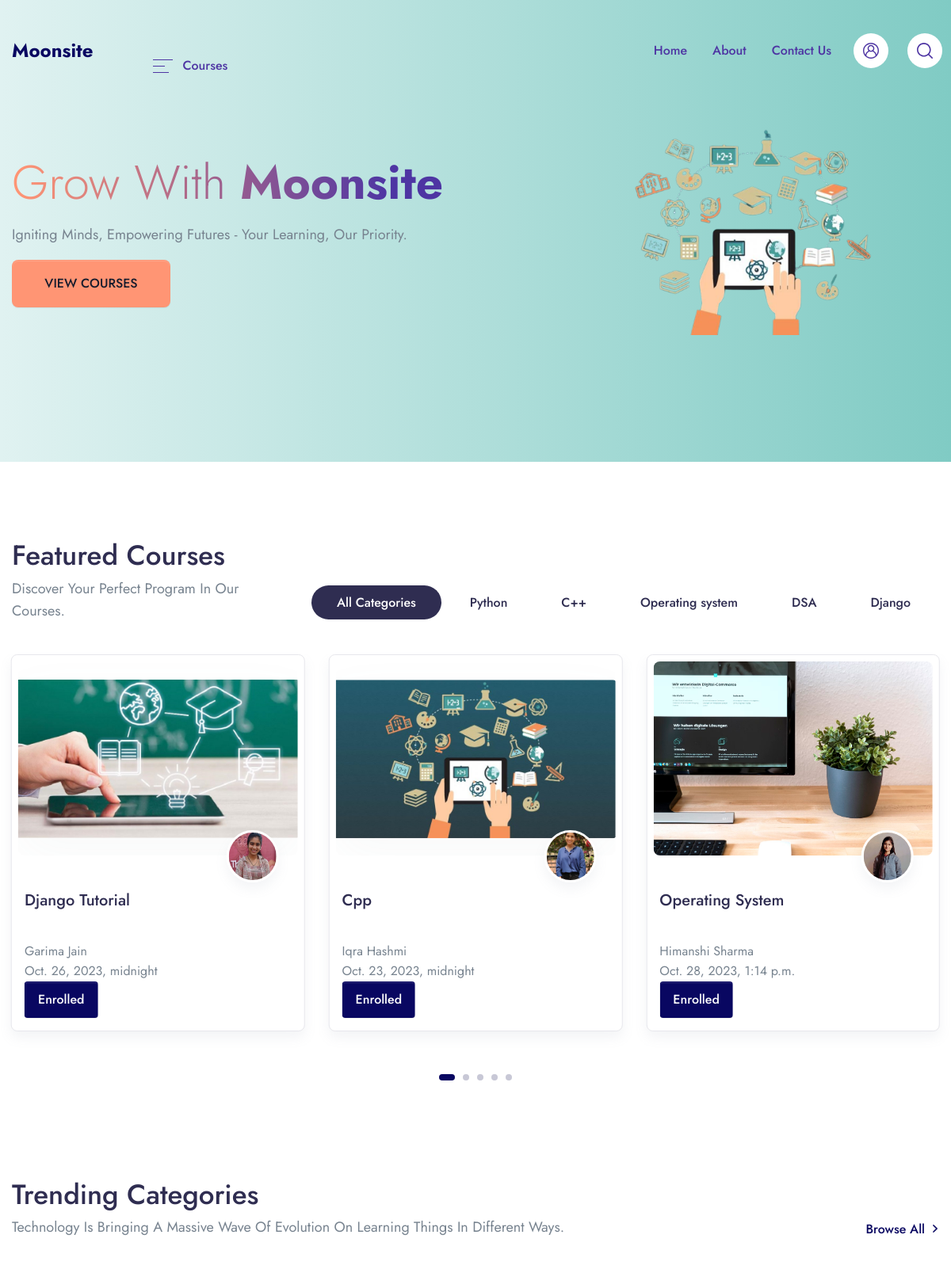
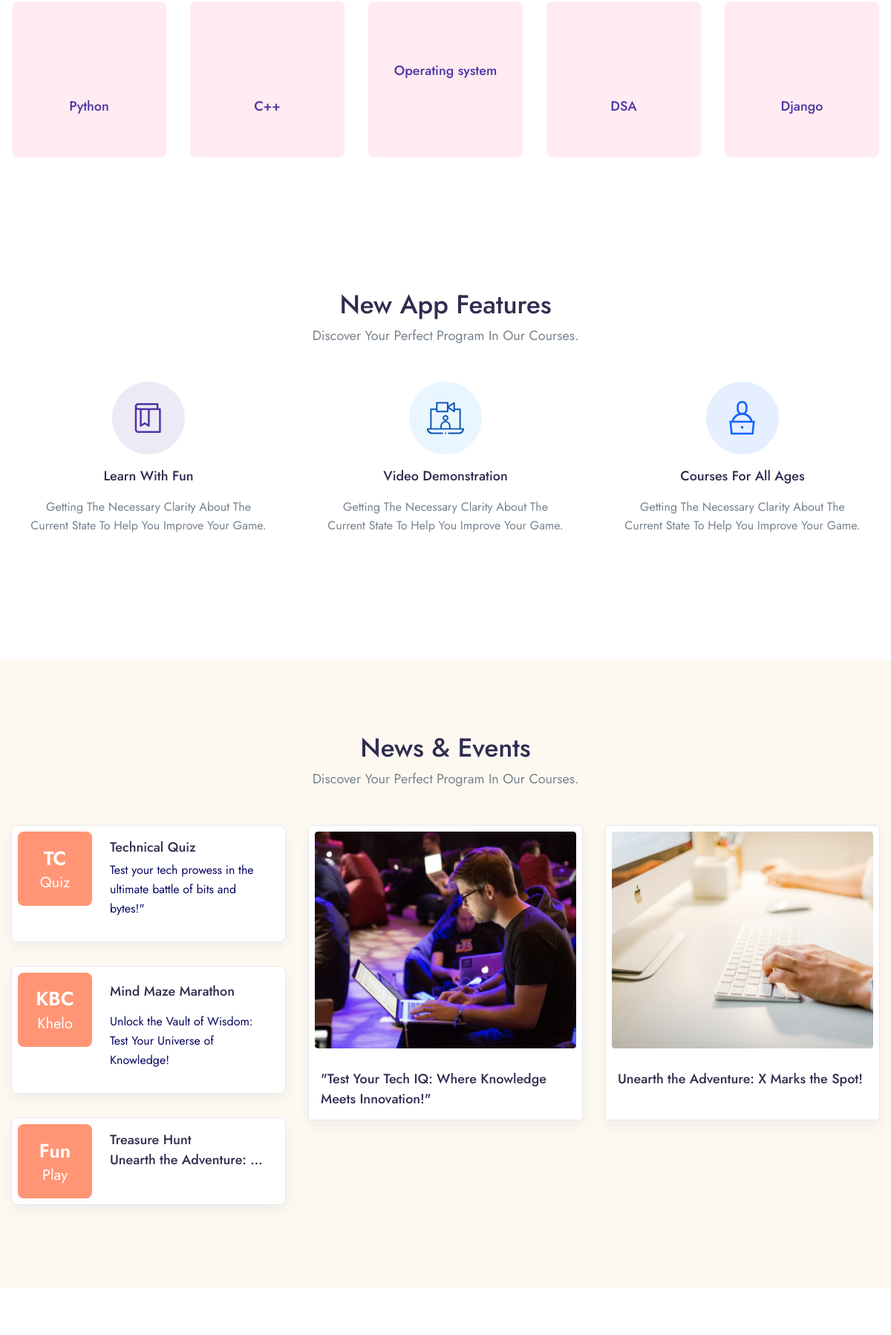
The page / (upper part) on the database its author committed (2 pictures, top to bottom).
### app/models.py (models this page shows)
class Categories(models.Model):
    icon = models.CharField(max_length=200,null=True)
    name = models.CharField(max_length=100)
    def __str__(self):
        return self.name

class Course(models.Model):
    title = models.CharField(max_length=100)
    status = (
        ("Publish","Publish"),
        ("DRAFT","DRAFT"),
    )
    featured_images = models.ImageField(upload_to='featured_images/')
    created_at = models.DateField(auto_now_add=True)
    author = models.ForeignKey(Author,on_delete=models.CASCADE,null=True)
    author_image = models.ImageField(upload_to='author_images/',default='')
    category  = models.ForeignKey(Categories,on_delete=models.CASCADE,null=True)
    desc = models.TextField()
    level = models.ForeignKey(Levels,on_delete=models.CASCADE,null=True)
    slug = models.SlugField(default='',max_length=100,null=True,blank=True,unique=True)
    created_at=models.DateTimeField(default=now)
    def __str__(self):
        return self.title
    def get_absolute_url(self):
        from django.urls import reverse
        return reverse ( "course_details", kwargs={'slug': self.slug} )

class Author(models.Model):
    author_name = models.CharField(max_length = 100 )
    author_profile = models.ImageField(upload_to='images/')
    about_author = models.TextField()
    def __str__(self):
        return self.author_name

### mysite/views.py (the view)
# urls.py: 2. Add a URL to urlpatterns:  path('', views.home, name='home')
def home(request):
    category = Categories.objects.all()
    course = Course.objects.all()
    teacher = Author.objects.all()
    print(teacher)
    return render(request,'main/index.html',{"category":category,"course":course,"teacher":teacher})

### templates/main/index.html (shortened to what this page needs)
{% extends 'base.html' %}
{% block content %}
    <section class="py-13 pt-xl-14 mt-n13 pb-lg-17 bg-cover position-relative" style="background: linear-gradient(90deg, #E0F2F1 0.13%, #80CBC4 100.01%);">
        <div class="container">
            <div class="row align-items-center">
                <div class="col-12 col-md-5 col-lg-5 order-md-2" data-aos="fade-in">
                    <img src="/static/assets/img/rimmi.png" class="img-fluid ms-xl-n20 mw-md-390 mb-16 mb-md-0" alt="...">
                </div>
                <div class="col-12 col-md-7 col-lg-7 order-md-1">
                    <h1 class="display-2 text-gradient-1 text-capitalize" data-aos="fade-left" data-aos-duration="150">
                        Grow With  <span class="fw-bold">Moonsite</span>
                    </h1>
                    <p class="lead pe-md-8 pe-xl-12 text-capitalize" data-aos="fade-up" data-aos-duration="200">
                        Igniting Minds, Empowering Futures - Your Learning, Our Priority.
                    </p>
                    {% if request.user.is_authenticated %}
            <a href="{% url 'course'%}" class="btn btn-tangerine btn-wide rounded-lg d-none d-lg-inline-block" data-aos="fade-up" data-aos-duration="200">VIEW COURSES</a>
                  {% else %}
                      <a href="" class="btn btn-tangerine btn-wide rounded-lg d-none d-lg-inline-block" data-aos="fade-up" data-aos-duration="200">VIEW COURSES</a>
                    {% endif %}
                </div>
            </div>
        </div>
    </section>
      <section class="pt-5 pb-9 py-md-11 bg-white">
        <div class="container container-wd">
            <div class="row align-items-end mb-7">
                <div class="col-xl mb-5 mb-xl-0">
                    <h1 class="mb-1">Featured Courses</h1>
                    <p class="font-size-lg text-capitalize mb-0">Discover your perfect program in our courses.</p>
                </div>
                <div class="col-xl-auto">
                    <div class="nav justify-content-lg-start justify-content-xl-center justify-content-center tab-nav-1" id="pills-tab" role="tablist">
                        <a class="btn-sm btn-pill me-1 mb-1 text-dark fw-medium px-6 active" id="pills-all-tab" data-bs-toggle="tab" href="#pills-all" role="tab" aria-controls="pills-all" aria-selected="true">
                            All Categories
                        </a>
                        {% for i in category %}
                        <a class="btn-sm btn-pill me-1 mb-1 text-dark fw-medium px-6" id="pills-art-tab" data-bs-toggle="tab" href="#pills-{{i.id}}" role="tab" aria-controls="pills-{{i.id}}" aria-selected="false">
                            {{i.name}}
                        </a>
                        {% endfor %}
                    </div>
                </div>
            </div>
            <div class="tab-content flickity-tab" id="pills-tabContent">
                <div class="tab-pane fade show active" id="pills-all" role="tabpanel" aria-labelledby="pills-all-tab">
                    <div class="mx-n4 flickity-button-outset" data-flickity='{"pageDots": true, "prevNextButtons": true, "cellAlign": "left", "wrapAround": true, "imagesLoaded": true}'>
                       {% for i in course %}
                        <div class="col-12 col-md-6 col-xl-4 col-wd-3 pb-4 pb-md-7" style="padding-right:15px;padding-left:15px;">
                            <div class="card border shadow p-2 rounded-lg sk-fade">
                                <div class="card-zoom position-relative">
                                    <a href="{{i.get_absolute_url}}" class="card-img sk-thumbnail img-ratio-9 d-block">
                                        <img class="rounded shadow-light-lg" src="/media/{{i.featured_images}}/" alt="garu{{i}}">
                                    </a>
                                </div>
                                <div class="card-footer px-2 pb-2 mb-1 pt-4 position-relative">
                                    <a href="#" class="d-block">
                                        <div class="avatar avatar-xl badge-float position-absolute top-0 right-0 mt-n6 me-5 rounded-circle shadow border border-white border-w-lg">
                                            <img src="/media/{{i.author_image}}/" alt="..." class="avatar-img rounded-circle">
                                        </div>
                                    </a>
                                    <div class="position-relative">
                                        <a href="{{i.get_absolute_url}}" class="d-block stretched-link"><h4 class="line-clamp-2 h-md-48 h-lg-58 me-md-6 me-lg-10 me-xl-4 mb-2">{{i.title}}</h4></a>
                                        <div class="d-lg-flex align-items-end flex-wrap mb-n1">
                                            <div class="">
                                                <div class="rating">{{i.author}}</div>
                                                <div class="rating">{{i.created_at}}</div>
  <form method="post" action="enrollment/{{i.slug}}">
                                 <button type="submit"  class="btn  btn-sm btn-primary">Enrolled</button>
                                  </form>
                                            </div>
                                        </div>
                                    </div>
                                </div>
                            </div>
                        </div>
                         {% endfor %}
                    </div>
                </div>
            </div>
        </div>
    </section>
    <section class="py-5 py-md-8 bg-white">
        <div class="container container-wd">
            <div class="row align-items-end mb-md-7 mb-4">
                <div class="col-md mb-4 mb-md-0">
                    <h1 class="mb-1">Trending Categories</h1>
                    <p class="font-size-lg mb-0 text-capitalize">Technology Is Bringing A Massive Wave Of Evolution On Learning Things In Different Ways. </p>
                </div>
                <div class="col-md-auto">
                    <a href="#" class="d-flex align-items-center fw-medium">
                        Browse All
                        <div class="ms-2 d-flex">
                        </div>
                    </a>
                </div>
            </div>
            <div class="row row-cols-2 row-cols-md-3 row-cols-xl-5 row-cols-wd-6">
                {% for i in category %}
                <div class="col mb-md-6 mb-4 px-2 px-md-4">
                    <a href="#" class="card bg-lavender hover-gradient-1 rounded-lg p-md-5 p-3 h-210p text-center lift">
                        <div class="mt-7 text-gigas display-4">
                            <div class="card-footer px-0 pb-0 pt-4">
                                <h5 class="mb-0 line-clamp-2 text-gigas">{{i}}</h5>
                            </div>
                        </div>
                    </a>
                </div>
                 {% endfor %}
            </div>
        </div>
    </section>
    <section class="py-5 pt-md-11 pb-md-12 bg-white text-center">
        <div class="container">
            <div class="mb-8">
                <h1 class="mb-1">New App Features</h1>
                <p class="font-size-lg mb-0 text-capitalize">Discover your perfect program in our courses.</p>
            </div>
            <div class="row text-capitalize">
                <div class="col-md-4 mb-5">
                    <div class="d-inline-block rounded-circle mb-4">
                        <div class="icon-circle icon-circle-lg" style="background-color: #EDEAF6; color: #4E35A3;">
                        </div>
                    </div>
                    <h5>Learn with fun</h5>
                    <p class="px-lg-4 px-xl-5">Getting the necessary clarity about the current state to help you improve your game.</p>
                </div>
                <div class="col-md-4 mb-5">
                    <div class="d-inline-block rounded-circle mb-4">
                        <div class="icon-circle icon-circle-lg" style="background-color: #E9F6FF; color: #0B55B5;">
                        </div>
                    </div>
                    <h5>Video Demonstration</h5>
                    <p class="px-lg-4 px-xl-5">Getting the necessary clarity about the current state to help you improve your game.</p>
                </div>
                <div class="col-md-4 mb-5">
                    <div class="d-inline-block rounded-circle mb-4">
                        <div class="icon-circle icon-circle-lg" style="background-color: #E6EFFF; color: #1264FF;">
                        </div>
                    </div>
                    <h5>Courses for all Ages</h5>
                    <p class="px-lg-4 px-xl-5">Getting the necessary clarity about the current state to help you improve your game.</p>
                </div>
            </div>
        </div>
    </section>
    <section class="py-6 pt-md-11 pb-md-10 bg-cover position-relative" style="background-color: #FDF9F1;">
        <div class="container">
            <div class="mb-8 text-center">
                <h1 class="mb-1">News & Events</h1>
                <p class="font-size-lg mb-0 text-capitalize">Discover your perfect program in our courses.</p>
            </div>
            <div class="row">
                <div class="col-lg-4 pb-5 pb-lg-0" data-aos="fade-right">
                    <div class="card border rounded-lg shadow p-2 lift mb-4 mb-xl-6">
                        <div class="row gx-0">
                            <div class="col-auto">
                                <a href="{% url 'game' %}" class="rounded-lg d-flex w-100p h-100p place-center bg-tangerine">
                                    <div class="w-100 text-center">
                                        <h3 class="text-white mb-0 fw-semi-bold font-size-xxl">TC</h3>
                                        <span class="h4 mb-0 text-white fw-normal">Quiz</span>
                                    </div>
                                </a>
                            </div>
                            <div class="col">
                                <div class="ms-5 py-2">
                                    <a href="{% url 'game' %}" class="mb-2 me-xl-3 d-block"><h5 class="line-clamp-2 mb-1">Technical Quiz</h5><p>Test your tech prowess in the ultimate battle of bits and bytes!"</p>
                                    </a>
                                </div>
                            </div>
                        </div>
                    </div>
                    <div class="card border rounded-lg shadow p-2 lift mb-4 mb-xl-6">
                        <div class="row gx-0">
                            <div class="col-auto">
                                <a href="{% url 'game2' %}" class="rounded-lg d-flex w-100p h-100p place-center bg-tangerine">
                                    <div class="w-100 text-center">
                                        <h3 class="text-white mb-0 fw-semi-bold font-size-xxl">KBC</h3>
                                        <span class="h4 mb-0 text-white fw-normal">Khelo</span>
                                    </div>
                                </a>
                            </div>
                            <div class="col">
                                <div class="ms-5 py-2">
                                    <a href="{% url 'game2' %}" class="mb-2 me-xl-3 d-block"><h5 class="line-clamp-2 mb-1"><h5>Mind Maze Marathon</h5><p>Unlock the Vault of Wisdom: Test Your Universe of Knowledge!</p></a>
                                </div>
                            </div>
                        </div>
                    </div>
                    <div class="card border rounded-lg shadow p-2 lift mb-4 mb-xl-6">
                        <div class="row gx-0">
                            <div class="col-auto">
                                <a href="{% url 'treasure_hunt' %}" class="rounded-lg d-flex w-100p h-100p place-center bg-tangerine">
                                    <div class="w-100 text-center">
                                        <h3 class="text-white mb-0 fw-semi-bold font-size-xxl">Fun</h3>
                                        <span class="h4 mb-0 text-white fw-normal">Play</span>
                                    </div>
                                </a>
                            </div>
                            <div class="col">
                                <div class="ms-5 py-2">
                                    <a href="{% url 'treasure_hunt' %}" class="mb-2 me-xl-3 d-block"><h5 class="line-clamp-2 mb-1">Treasure Hunt <p>Unearth the Adventure: X Marks the Spot</p></h5></a>
                                </div>
                            </div>
                        </div>
                    </div>
                </div>
                <div class="col-lg-8" data-aos="fade-left">
                    <div class="row row-cols-md-2">
                        <div class="col-md mb-5 mb-lg-0">
                            <div class="card border shadow p-2 lift sk-fade">
                                <div class="card-zoom position-relative">
                                    <a href="{% url 'game' %}" class="card-img d-block sk-thumbnail img-ratio-8"><img class="rounded shadow-light-lg img-fluid" src="/static/assets/img/post/post-7.jpg" alt="..."></a>
                                </div>
                                <div class="card-footer px-2 pb-0 pt-4">
                                    <a href="#" class="d-block"><h5 class="line-clamp-2 h-48 h-lg-52 mb-2">"Test Your Tech IQ: Where Knowledge Meets Innovation!"</h5></a>
                                </div>
                            </div>
                        </div>
                        <div class="col-md mb-5 mb-lg-0">
                            <div class="card border shadow p-2 lift sk-fade">
                                <div class="card-zoom position-relative">
                                    <a href="{% url 'treasure_hunt' %}" class="card-img d-block sk-thumbnail img-ratio-8"><img class="rounded shadow-light-lg img-fluid" src="/static/assets/img/post/post-8.jpg" alt="..."></a>
                                </div>
                                <div class="card-footer px-2 pb-0 pt-4">
                                    <a href="#" class="d-block"><h5 class="line-clamp-2 h-48 h-lg-52 mb-2">Unearth the Adventure: X Marks the Spot!</h5></a>
                                </div>
                            </div>
                        </div>
                    </div>
                </div>
            </div>
        </div>
    </section>
    <section class="pt-5 pb-9 py-md-11 bg-white">
    </section>
<br>
<br>
{% endblock %}

### rows shown on the page
Categories: name "Python"
Categories: name "C++"
Categories: name "Operating system"
Categories: name "DSA"
Categories: name "Django"
Course: featured_images (picture), author_image (picture), title "Django Tutorial", author "Garima Jain", created_at "Oct. 26, 2023, midnight"
Course: featured_images (picture), author_image (picture), title "Cpp", author "Iqra Hashmi", created_at "Oct. 23, 2023, midnight"
Course: featured_images (picture), author_image (picture), title "Operating System", author "Himanshi Sharma", created_at "Oct. 28, 2023, 1:14 p.m."
